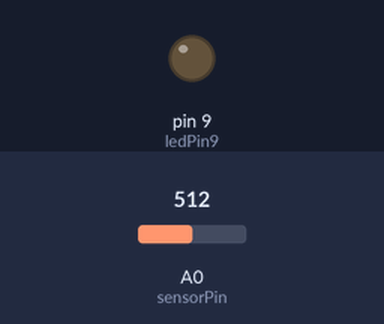
Simulated run of this sketch. Board: Arduino Uno, built with avr-gcc and run on an emulated ATmega328P. On the bench: output pins drawn as LEDs (lit = HIGH). The test bench sets the inputs (shaded band); at power-on: A0 (sensorPin) = 512.

Above: at 1.2 s.
1.3 s: A0 (sensorPin) set to 753
2.8 s: A0 (sensorPin) set to 785
At 3.2 s:
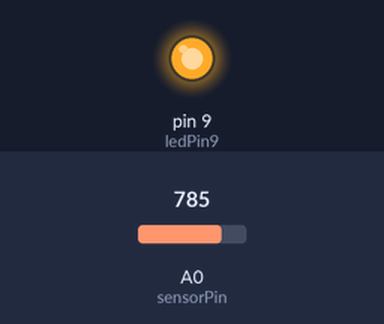
4.3 s: A0 (sensorPin) set to 758
At 5.5 s:
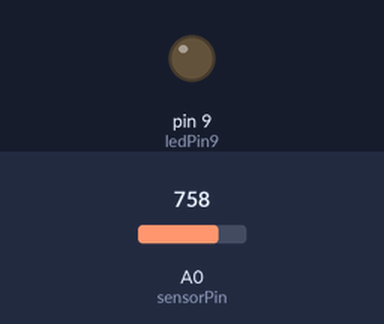
5.8 s: A0 (sensorPin) set to 778
At 6.7 s:
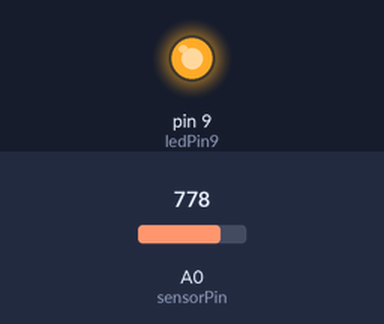
Timing chart, 0 to 8.3 s (numbered marks = the images above; inputs shaded):
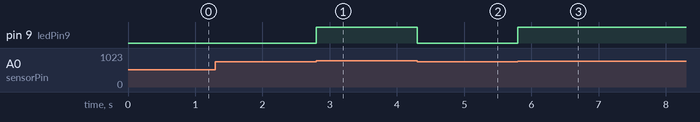

Measured:
- the behaviour switches between 767 and 768 on A0 (sensorPin) (found by bisection; images 0 and 1)
- after the input at 1.3 s, every drawn part: stays the same
- after the input at 2.8 s, pin 9 (ledPin9): LOW → HIGH at once
- after the input at 4.3 s, pin 9 (ledPin9): HIGH → LOW at once
- after the input at 5.8 s, pin 9 (ledPin9): LOW → HIGH at once

The sketch:

level-meter.ino
```cpp
int sensorPin = A0;    // select the input pin for the potentiometer
int ledPin5 = 5;// select the pin for the LED
int ledPin6 = 6;
int ledPin9 = 9;

int sensorValue = 0;  // variable to store the value coming from the sensor

void setup() {
  // declare the ledPin as an OUTPUT:
  pinMode(ledPin9, OUTPUT);
}

void loop() {
  // read the value from the sensor:
  sensorValue = analogRead(sensorPin);

  if (sensorValue < 256) {
    digitalWrite(ledPin5, LOW);
  }
  if (sensorValue < 512) {
    digitalWrite(ledPin5, HIGH);
  }else if (sensorValue < 768) {
    digitalWrite(ledPin6, HIGH);
    digitalWrite(ledPin5, LOW);
    digitalWrite(ledPin9, LOW);
  }else  if (sensorValue < 1024) {
    digitalWrite(ledPin9, HIGH);
    digitalWrite(ledPin5, LOW);
    digitalWrite(ledPin6, LOW);
  }
 }
```
